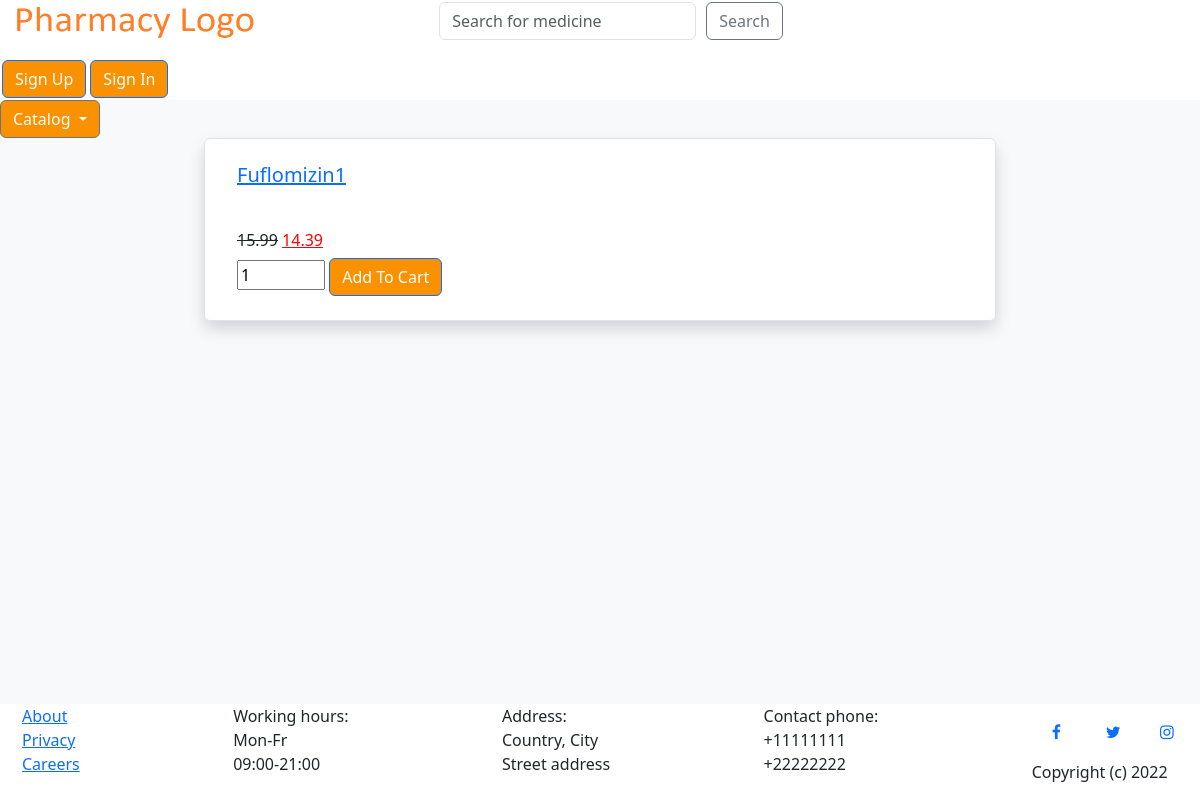
The app's page /shop/shop-flu, older data.
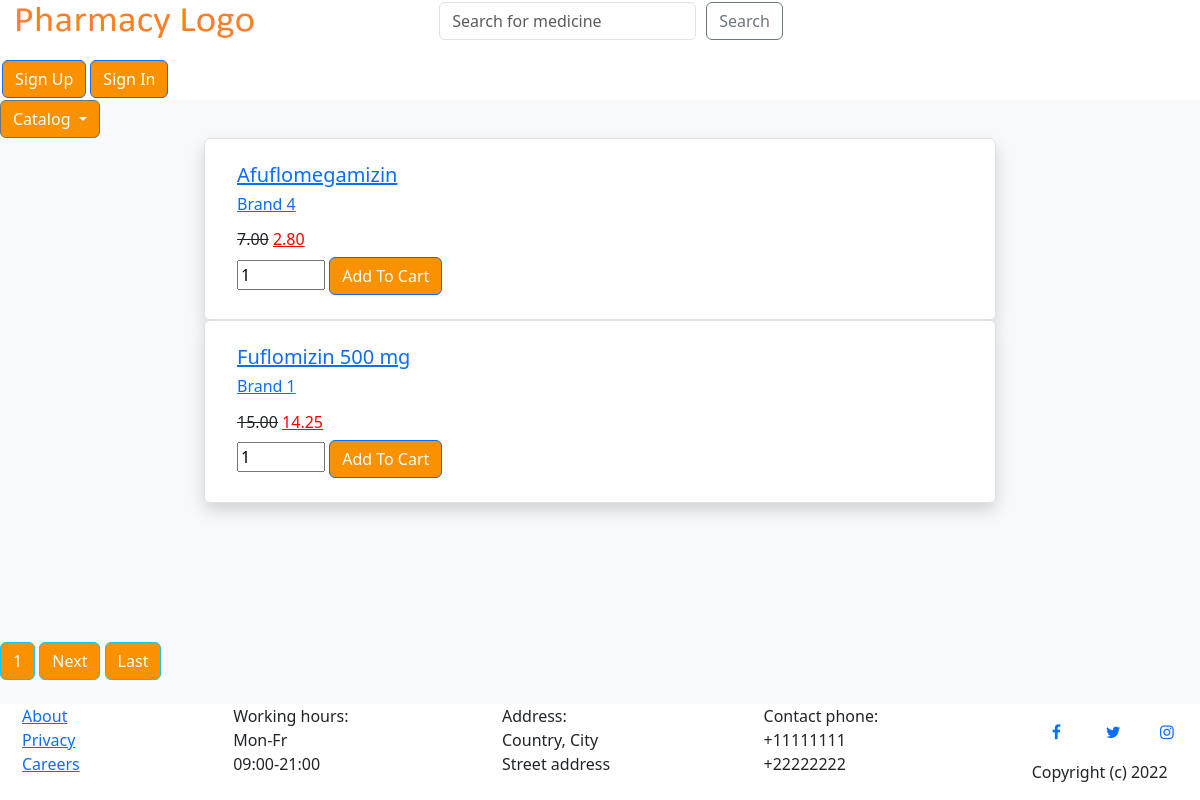
The same page, newer data.
### products/models.py (models this page shows, shortened)
class Product(models.Model):
    id = models.AutoField(primary_key=True)
    title = models.CharField(max_length=100)
    description = models.TextField()
    price = models.DecimalField(max_digits=6, decimal_places=2)
    discount_percent = models.IntegerField(default=0, validators=PERCENTAGE_VALIDATOR, blank=True)
    discounted_price = models.DecimalField(max_digits=6, decimal_places=2, blank=True)
    picture = models.ImageField(blank=True, upload_to=product_image_dir)
    number_in_stock = models.IntegerField(default=0)
    category = models.CharField(max_length=100, choices=product_categories, default='flu')
    brand = models.CharField(max_length=100, choices=brands, default='choose_brand')

### shop/views.py (the view)
# urls.py: path('shop-flu', ShopFluView.as_view(), name='shop-flu'),
class ShopFluView(ListView):
    model = Product
    template_name = 'shop/shop-flu.html'
    context_object_name = 'products'
    ordering = ['title']
    paginate_by = 2
    def get_queryset(self, **kwargs):
        query = super().get_queryset(**kwargs)
        return query.filter(category='flu')

### shop/templates/shop/shop-flu.html (shortened to what this page needs)
{% extends "shop/shop-home.html" %}
{% block title %}
<head>
</head>
{% endblock %}

### shop/templates/shop/shop-home.html (shortened to what this page needs)
{% extends "shop/shop-base.html" %}
{% block title %}
{% load static %}
{% endblock %}
{% block content %}
<body>
  {% for product in products %}
  <div class="row">
      <div class="col-lg-8 mx-auto">
          <ul class="list-group shadow">
              <li class="list-group-item">
                  <div class="media align-items-lg-center flex-column flex-lg-row p-3">
                      <div class="media-body order-2 order-lg-1">
                        <h5><a class="mr-2" href="{% url 'product-detail' product.id %}">{{product.title}}</a></h5>
                          {% if product.get_brand_display != '' %}
                            <h6><a class="mr-2" href="{% url 'shop-brand' product.brand %}">{{product.get_brand_display}}</a></h6>
                          {% else %}
                            <br>
                          {% endif %}
                          <div class="d-flex align-items-center justify-content-between mt-1">
                              <h6 class="font-weight-bold my-2">
                                {% if product.price > product.discounted_price %}
                                  <del>{{product.price}}</del>
                                  <ins style="color:red">{{product.discounted_price}}</ins>
                                {% else %}
                                    {{product.price}}
                                {% endif %}
                              </h6>
                          </div>
                      </div>
                      {% if product.number_in_stock == 0 %}
                        <p>Out of stock</p>
                      {% else %}
                        <input type="number" step="1" min="0" max="{{product.number_in_stock}}" value="1" name="medicine_qty" class="quantity-field" id="product{{product.id}}-quantity">
                        <button data-product={{product.id}} data-action="add" class="btn btn-outline-primary add-btn update-cart">Add To Cart</button>
                      {% endif %}
                  </div>
              </li>
          </ul>
      </div>
  </div>
  {% endfor %}
</body>
{% endblock %}

Row changes from the older to the newer data that the page shows:
no longer on this page (row edited): Product: title "Fuflomizin1", price "15.99", discounted_price "14.39", medicine_qty "1"
added Product: title "Afuflomegamizin", brand "Brand 4", price "7.00", discounted_price "2.80"
added Product: title "Fuflomizin 500 mg", brand "Brand 1", price "15.00", discounted_price "14.25"
Text that changed along with them:
new list line: "1"
text now shown: "Next Last"
